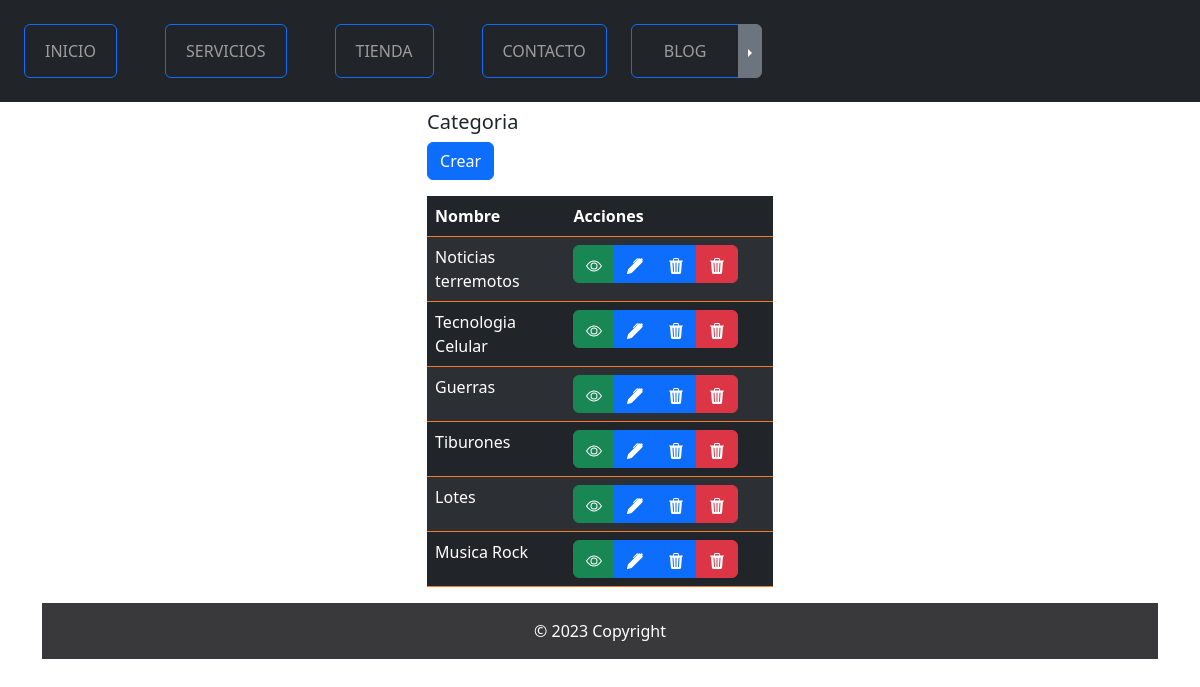
The page /blogs/categoria on the database as committed earlier.
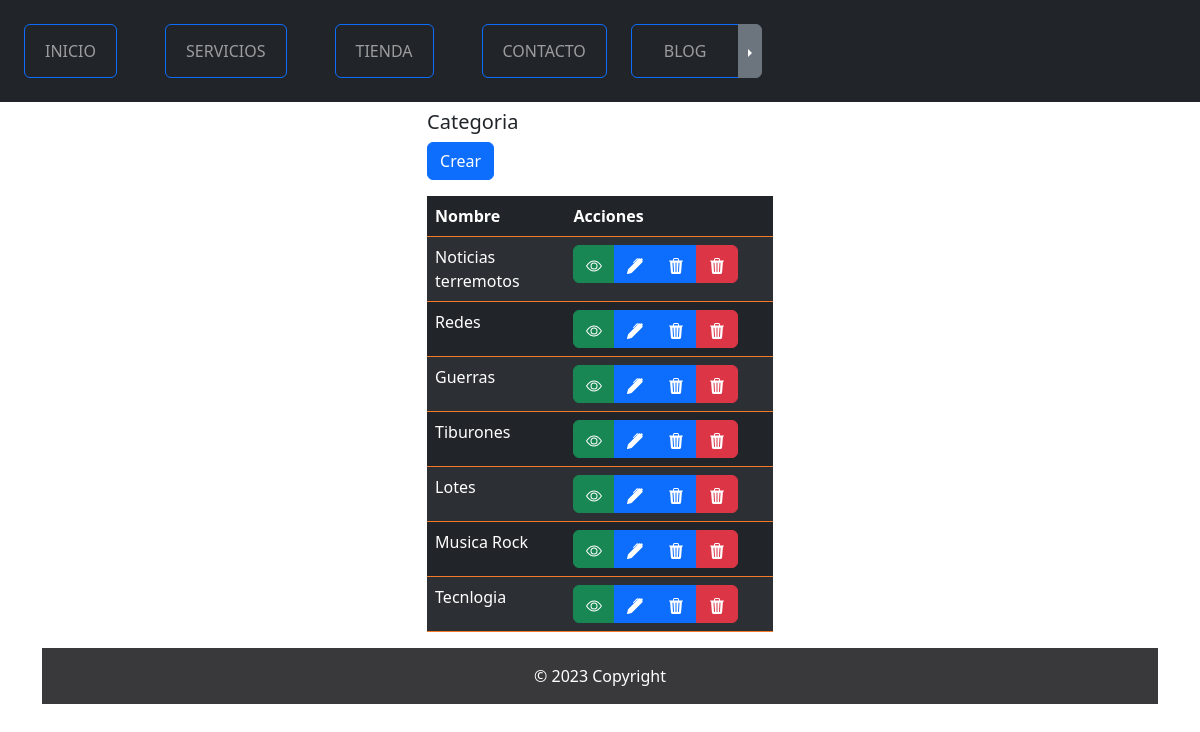
The same page on the database as committed later.
### blogs/models.py (models this page shows, shortened)
class Categoria(models.Model):
    nombre = models.CharField(max_length=50)
    created = models.DateTimeField(auto_now_add=True)
    updated = models.DateTimeField(auto_now=True)
    class Meta:
        verbose_name = 'categoria'
        verbose_name_plural = 'categorias'
        db_table = 'demo_categoria'

### blogs/views.py (the view)
# urls.py: path('categoria', CategoriaListado.as_view(
class CategoriaListado(ListView):
    model = Categoria

### blogs/templates/blogs/categoria/index.html (shortened to what this page needs)
{% extends "master.html" %}
{% load static %}
{% block content %}
    <link rel="stylesheet"
          type="text/css"
          href="{% static 'ProyectoWebApp/css/style.css' %}"/>
    <div class="container mt-2 w-50">
        <div class="d-flex align-items-center justify-content-center">
            <div class="table-responsive">
                <div class="container">
                    <h5>Categoria</h5>
                    <div align="left" class="btn_crear mb-3">
                        <a href="categoria/crear" type="button" class="btn btn-primary">Crear</a>
                    </div>
                    <table class="table table-striped table-hover table-dark border-color-custom1">
                        <thead class="thead-dark">
                            <tr>
                                <th scope="col" width="40%">Nombre</th>
                                <th>Acciones</th>
                            </tr>
                        </thead>
                        <tbody class="border-color-custom1">
                            {% for categoria in object_list  %}
                                <tr>
                                    <td>{{ categoria.nombre }}</td>
                                    <td>
                                        <form method="post" action="eliminar/{{ categoria.id }}">
                                            <div class="btn-group">
                                                <a href="categoria/detalles/{{ categoria.id }}"
                                                   title="Ver"
                                                   type="button"
                                                   class="btn btn-success">
                                                </a>
                                                <a href="categoria/editar/{{ categoria.id }}"
                                                   title="Editar"
                                                   type="button"
                                                   class="btn btn-primary">
                                                </a>
                                                <a href="categoria/eliminar/{{ categoria.id }}"
                                                   title="Editar"
                                                   type="button"
                                                   class="btn btn-primary"
                                                   onclick="return eliminar();">
                                                </a>
                                                <button class="btn btn-danger" onclick="return categoriaeliminar();" type="submit">
                                                </button>
                                            </div>
                                        </form>
                                    </td>
                                </tr>
                            {% endfor %}
                        </tbody>
                    </table>
                </div>
            </div>
        </div>
    </div>
{% endblock %}

Rows that differ between the two databases and show on the page:
changed Categoria: nombre "Tecnologia Celular" → "Redes"
added Categoria: nombre "Tecnlogia"
